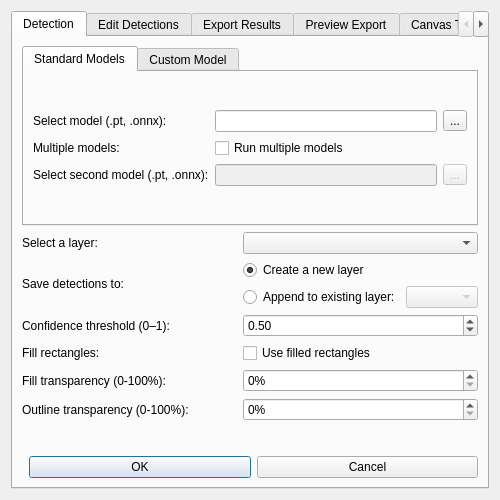
<?xml version="1.0" encoding="UTF-8"?>
<ui version="4.0">
 <class>YOLOModDialogBase</class>
 <widget class="QDialog" name="YOLOModDialogBase">
  <property name="geometry">
   <rect>
    <x>0</x>
    <y>0</y>
    <width>500</width>
    <height>500</height>
   </rect>
  </property>
  <property name="windowTitle">
   <string>YOLO-MOD</string>
  </property>
  <layout class="QVBoxLayout" name="mainVerticalLayout">
   <item>
    <widget class="QTabWidget" name="tabWidget">
     <property name="currentIndex">
      <number>0</number>
     </property>
     <widget class="QWidget" name="tab_detection">
      <attribute name="title">
       <string>Detection</string>
      </attribute>
      <layout class="QVBoxLayout" name="verticalLayout_detection">
       <item>
        <widget class="QTabWidget" name="tabWidget_models">
         <widget class="QWidget" name="tab_standard_models">
          <attribute name="title">
           <string>Standard Models</string>
          </attribute>
          <layout class="QVBoxLayout" name="verticalLayout_standard">
           <item>
            <layout class="QGridLayout" name="gridLayout_standard">
             <item row="0" column="0">
              <widget class="QLabel" name="label_model1">
               <property name="text">
                <string>Select model (.pt, .onnx):</string>
               </property>
              </widget>
             </item>
             <item row="0" column="1">
              <layout class="QHBoxLayout" name="horizontalLayout_model1">
               <item><widget class="QLineEdit" name="lineEdit_model1"/></item>
               <item><widget class="QToolButton" name="toolButton_model1"><property name="text"><string>...</string></property></widget></item>
              </layout>
             </item>
             <item row="1" column="0">
              <widget class="QLabel" name="label_multiple_models">
               <property name="text"><string>Multiple models:</string></property>
              </widget>
             </item>
             <item row="1" column="1">
              <widget class="QCheckBox" name="checkBox_run_multiple">
               <property name="text"><string>Run multiple models</string></property>
              </widget>
             </item>
             <item row="2" column="0">
              <widget class="QLabel" name="label_model2">
               <property name="text"><string>Select second model (.pt, .onnx):</string></property>
              </widget>
             </item>
             <item row="2" column="1">
              <layout class="QHBoxLayout" name="horizontalLayout_model2">
               <item><widget class="QLineEdit" name="lineEdit_model2"><property name="enabled"><bool>false</bool></property></widget></item>
               <item><widget class="QToolButton" name="toolButton_model2"><property name="enabled"><bool>false</bool></property><property name="text"><string>...</string></property></widget></item>
              </layout>
             </item>
             <item row="3" column="0" colspan="2">
              <layout class="QVBoxLayout" name="verticalLayout_colors_standard">
              </layout>
             </item>
            </layout>
           </item>
          </layout>
         </widget>
         <widget class="QWidget" name="tab_custom_model">
          <attribute name="title">
           <string>Custom Model</string>
          </attribute>
          <layout class="QVBoxLayout" name="verticalLayout_custom">
           <item>
            <layout class="QGridLayout" name="gridLayout_custom">
             <item row="0" column="0">
              <widget class="QLabel" name="label_custom_model">
               <property name="text">
                <string>Upload model (.pt):</string>
               </property>
              </widget>
             </item>
             <item row="0" column="1">
              <layout class="QHBoxLayout" name="horizontalLayout_custom_model">
               <item><widget class="QLineEdit" name="lineEdit_custom_model"/></item>
               <item><widget class="QToolButton" name="toolButton_custom_model"><property name="text"><string>...</string></property></widget></item>
              </layout>
             </item>
             <item row="1" column="0" colspan="2">
              <widget class="QLabel" name="label_custom_info">
               <property name="text">
                <string>Note: Custom model must be a YOLO (Ultralytics, at least YOLOv8) model.
Classes will be loaded dynamically from the .pt file.</string>
               </property>
               <property name="styleSheet">
                <string>color: #d35400; font-weight: bold;</string>
               </property>
              </widget>
             </item>
             <item row="2" column="0" colspan="2">
              <widget class="QScrollArea" name="scrollArea_custom_colors">
               <property name="widgetResizable"><bool>true</bool></property>
               <widget class="QWidget" name="scrollAreaWidgetContents_custom">
                <layout class="QVBoxLayout" name="verticalLayout_colors_custom">
                </layout>
               </widget>
              </widget>
             </item>
            </layout>
           </item>
          </layout>
         </widget>
        </widget>
       </item>
       <item>
        <layout class="QGridLayout" name="gridLayout_shared_bottom">
         <property name="verticalSpacing"><number>6</number></property>
         <item row="0" column="0">
          <widget class="QLabel" name="label_layer">
           <property name="text">
            <string>Select a layer:</string>
           </property>
          </widget>
         </item>
         <item row="0" column="1">
          <widget class="QComboBox" name="comboBox"/>
         </item>
         <item row="1" column="0">
          <widget class="QLabel" name="label_target_option">
           <property name="text">
            <string>Save detections to:</string>
           </property>
          </widget>
         </item>
         <item row="1" column="1">
          <layout class="QVBoxLayout" name="verticalLayout_target">
           <item>
            <widget class="QRadioButton" name="radio_new_layer">
             <property name="text"><string>Create a new layer</string></property>
             <property name="checked"><bool>true</bool></property>
            </widget>
           </item>
           <item>
            <layout class="QHBoxLayout" name="horizontalLayout_append">
             <item>
              <widget class="QRadioButton" name="radio_append_layer">
               <property name="text"><string>Append to existing layer:</string></property>
              </widget>
             </item>
             <item>
              <widget class="QComboBox" name="comboBox_target_layer">
               <property name="enabled"><bool>false</bool></property>
              </widget>
             </item>
            </layout>
           </item>
          </layout>
         </item>
         <item row="2" column="0">
          <widget class="QLabel" name="label_confidence">
           <property name="text">
            <string>Confidence threshold (0–1):</string>
           </property>
          </widget>
         </item>
         <item row="2" column="1">
          <widget class="QDoubleSpinBox" name="spinBox_confidence">
           <property name="maximum"><double>1.0</double></property>
           <property name="singleStep"><double>0.05</double></property>
           <property name="value"><double>0.5</double></property>
          </widget>
         </item>
         <item row="3" column="0">
          <widget class="QLabel" name="label_fill">
           <property name="text"><string>Fill rectangles:</string></property>
          </widget>
         </item>
         <item row="3" column="1">
          <widget class="QCheckBox" name="checkBox_fill">
           <property name="text"><string>Use filled rectangles</string></property>
          </widget>
         </item>
         <item row="4" column="0">
          <widget class="QLabel" name="label__fill_transparency">
           <property name="text"><string>Fill transparency (0-100%):</string></property>
          </widget>
         </item>
         <item row="4" column="1">
          <widget class="QSpinBox" name="spinBox_fill_transparency">
           <property name="suffix"><string>%</string></property>
           <property name="maximum"><number>100</number></property>
          </widget>
         </item>
         <item row="5" column="0">
          <widget class="QLabel" name="label_outline_transparency">
           <property name="text"><string>Outline transparency (0-100%):</string></property>
          </widget>
         </item>
         <item row="5" column="1">
          <widget class="QSpinBox" name="spinBox_outline_transparency">
           <property name="suffix"><string>%</string></property>
           <property name="maximum"><number>100</number></property>
          </widget>
         </item>
        </layout>
       </item>
       <item>
        <spacer name="verticalSpacer_detect">
         <property name="orientation">
          <enum>Qt::Vertical</enum>
         </property>
         <property name="sizeHint" stdset="0">
          <size>
           <width>20</width>
           <height>40</height>
          </size>
         </property>
        </spacer>
       </item>
       <item>
        <layout class="QHBoxLayout" name="horizontalLayout_detect_buttons">
         <item>
          <spacer name="horizontalSpacer_detect">
           <property name="orientation">
            <enum>Qt::Horizontal</enum>
           </property>
          </spacer>
         </item>
         <item>
          <widget class="QPushButton" name="btn_detect_ok">
           <property name="text">
            <string>OK</string>
           </property>
          </widget>
         </item>
         <item>
          <widget class="QPushButton" name="btn_detect_cancel">
           <property name="text">
            <string>Cancel</string>
           </property>
          </widget>
         </item>
        </layout>
       </item>
      </layout>
     </widget>
     <widget class="QWidget" name="tab_edit">
      <attribute name="title">
        <string>Edit Detections</string>
      </attribute>
      <layout class="QVBoxLayout" name="verticalLayout_edit">
        <item>
          <widget class="QGroupBox" name="groupBox_merge">
            <property name="title">
              <string>Merge Layers</string>
            </property>
            <layout class="QVBoxLayout" name="verticalLayout_merge_group">
              <item>
                <layout class="QGridLayout" name="gridLayout_merge">
                  <item row="0" column="0">
                    <widget class="QLabel" name="label_merge_from">
                      <property name="text">
                        <string>Source Layer:</string>
                      </property>
                    </widget>
                  </item>
                  <item row="0" column="1">
                    <widget class="QComboBox" name="comboBox_merge_from"/>
                  </item>
                  <item row="1" column="0">
                    <widget class="QLabel" name="label_merge_to">
                      <property name="text">
                        <string>Destination Layer:</string>
                      </property>
                    </widget>
                  </item>
                  <item row="1" column="1">
                    <widget class="QComboBox" name="comboBox_merge_to"/>
                  </item>
                </layout>
              </item>
              <item>
                <layout class="QHBoxLayout" name="horizontalLayout_merge_btn">
                  <item>
                    <spacer name="horizontalSpacer_merge">
                      <property name="orientation">
                        <enum>Qt::Horizontal</enum>
                      </property>
                    </spacer>
                  </item>
                  <item>
                    <widget class="QPushButton" name="btn_merge_run">
                      <property name="text">
                        <string>Merge All Features</string>
                      </property>
                    </widget>
                  </item>
                </layout>
              </item>
            </layout>
          </widget>
        </item>
        <item>
          <widget class="QGroupBox" name="groupBox_selection_edit">
            <property name="title">
              <string>Selection Editing</string>
            </property>
            <layout class="QVBoxLayout" name="verticalLayout_selection_group">
              <item>
                <widget class="QLabel" name="label_selection_info">
                  <property name="text">
                    <string>No features selected on the map canvas.</string>
                  </property>
                  <property name="wordWrap">
                    <bool>true</bool>
                  </property>
                </widget>
              </item>
              <item>
                <layout class="QHBoxLayout" name="horizontalLayout_selection_btns">
                  <item>
                    <spacer name="horizontalSpacer_delete">
                      <property name="orientation">
                        <enum>Qt::Horizontal</enum>
                      </property>
                    </spacer>
                  </item>
                  <item>
                    <widget class="QPushButton" name="btn_delete_selected">
                      <property name="text">
                        <string>Delete Selected Features</string>
                      </property>
                      <property name="toolTip">
                        <string>Delete features currently selected in QGIS from their respective layer.</string>
                      </property>
                    </widget>
                  </item>
                </layout>
              </item>
            </layout>
          </widget>
        </item>
        <item>
          <spacer name="verticalSpacer_edit">
            <property name="orientation">
              <enum>Qt::Vertical</enum>
            </property>
            <property name="sizeHint" stdset="0">
              <size>
                <width>20</width>
                <height>40</height>
              </size>
            </property>
          </spacer>
        </item>
        <item>
          <layout class="QHBoxLayout" name="horizontalLayout_edit_cancel">
            <item>
              <spacer name="horizontalSpacer_edit_cancel">
                <property name="orientation">
                  <enum>Qt::Horizontal</enum>
                </property>
              </spacer>
            </item>
            <item>
              <widget class="QPushButton" name="btn_edit_close">
                <property name="text">
                  <string>Close</string>
                </property>
              </widget>
            </item>
          </layout>
        </item>
      </layout>
    </widget>
     <widget class="QWidget" name="tab_export">
      <attribute name="title">
       <string>Export Results</string>
      </attribute>
      <layout class="QVBoxLayout" name="verticalLayout_export">
       <item>
        <layout class="QGridLayout" name="gridLayout_export">
         <item row="0" column="0">
          <widget class="QLabel" name="label_export_dir">
           <property name="text">
            <string>Save to directory:</string>
           </property>
          </widget>
         </item>
         <item row="0" column="1">
          <layout class="QHBoxLayout" name="horizontalLayout_export_dir">
           <item>
            <widget class="QLineEdit" name="lineEdit_export_dir"/>
           </item>
           <item>
            <widget class="QToolButton" name="toolButton_export_dir">
             <property name="text">
              <string>...</string>
             </property>
            </widget>
           </item>
          </layout>
         </item>
        <item row="1" column="0">
          <widget class="QLabel" name="label_options">
           <property name="text">
            <string>Options:</string>
           </property>
          </widget>
         </item>
         <item row="2" column="0">
          <widget class="QLabel" name="label_export_layer">
           <property name="text">
            <string>Export detections from:</string>
           </property>
          </widget>
         </item>
         <item row="2" column="1">
          <widget class="QComboBox" name="comboBox_export_layer"/>
         </item>
         <item row="1" column="1">
          <layout class="QVBoxLayout" name="verticalLayout_export_options">
           <item>
            <widget class="QCheckBox" name="checkBox_save_canvas">
             <property name="text">
              <string>Save current canvas as image</string>
             </property>
            </widget>
           </item>
           <item>
            <widget class="QCheckBox" name="checkBox_save_yolo">
             <property name="text">
              <string>Save detections as YOLO format</string>
             </property>
            </widget>
           </item>
          </layout>
         </item>
        </layout>
       </item>
       <item>
        <spacer name="verticalSpacer_export">
         <property name="orientation">
          <enum>Qt::Vertical</enum>
         </property>
         <property name="sizeHint" stdset="0">
          <size>
           <width>20</width>
           <height>40</height>
          </size>
         </property>
        </spacer>
       </item>
       <item>
        <layout class="QHBoxLayout" name="horizontalLayout_export_buttons">
         <item>
          <spacer name="horizontalSpacer_export">
           <property name="orientation">
            <enum>Qt::Horizontal</enum>
           </property>
          </spacer>
         </item>
         <item>
          <widget class="QPushButton" name="btn_export_save">
           <property name="text">
            <string>Save</string>
           </property>
          </widget>
         </item>
         <item>
          <widget class="QPushButton" name="btn_export_cancel">
           <property name="text">
            <string>Cancel</string>
           </property>
          </widget>
         </item>
        </layout>
       </item>
      </layout>
     </widget>
     <widget class="QWidget" name="tab_preview">
      <attribute name="title"><string>Preview Export</string></attribute>
      <layout class="QVBoxLayout" name="verticalLayout_preview">
        <item>
        <layout class="QGridLayout" name="gridLayout_preview">
          <property name="verticalSpacing"><number>6</number></property>
          <item row="0" column="0"><widget class="QLabel"><property name="text"><string>Select Image:</string></property></widget></item>
          <item row="0" column="1">
          <layout class="QHBoxLayout">
            <item><widget class="QLineEdit" name="lineEdit_preview_img"/></item>
            <item><widget class="QToolButton" name="toolButton_preview_img"><property name="text"><string>...</string></property></widget></item>
          </layout>
          </item>
          <item row="1" column="0"><widget class="QLabel"><property name="text"><string>Select YOLO labels:</string></property></widget></item>
          <item row="1" column="1">
          <layout class="QHBoxLayout">
            <item><widget class="QLineEdit" name="lineEdit_preview_txt"/></item>
            <item><widget class="QToolButton" name="toolButton_preview_txt"><property name="text"><string>...</string></property></widget></item>
          </layout>
          </item>
        </layout>
        </item>
        <item>
        <spacer name="vSpacer_preview">
          <property name="orientation"><enum>Qt::Vertical</enum></property>
          <property name="sizeHint" stdset="0">
          <size><width>20</width><height>40</height></size>
          </property>
        </spacer>
        </item>
        <item>
        <layout class="QHBoxLayout" name="horizontalLayout_preview_buttons">
          <item><spacer name="hSpacer_preview"><property name="orientation"><enum>Qt::Horizontal</enum></property></spacer></item>
          <item><widget class="QPushButton" name="btn_preview_run"><property name="text"><string>Preview</string></property></widget></item>
          <item><widget class="QPushButton" name="btn_preview_cancel"><property name="text"><string>Cancel</string></property></widget></item>
        </layout>
        </item>
      </layout>
     </widget>
     <widget class="QWidget" name="tab_tiling">
      <attribute name="title">
        <string>Canvas Tiling</string>
      </attribute>
      <layout class="QVBoxLayout" name="verticalLayout_tiling">
        <item>
        <layout class="QGridLayout" name="gridLayout_tiling">
          <property name="verticalSpacing">
          <number>6</number>
          </property>
          <item row="0" column="0">
          <widget class="QLabel" name="label_canvas_res">
            <property name="text"><string>Canvas Resolution:</string></property>
          </widget>
          </item>
          <item row="0" column="1">
          <widget class="QLabel" name="label_canvas_res_value">
            <property name="text"><string>0 x 0 px</string></property>
          </widget>
          </item>
          <item row="1" column="0">
          <widget class="QLabel">
            <property name="text"><string>Tile Width (px):</string></property>
          </widget>
          </item>
          <item row="1" column="1">
          <widget class="QSpinBox" name="spinBox_tile_width">
            <property name="maximum"><number>5000</number></property>
            <property name="value"><number>128</number></property>
          </widget>
          </item>
          <item row="2" column="0">
          <widget class="QLabel">
            <property name="text"><string>Tile Height (px):</string></property>
          </widget>
          </item>
          <item row="2" column="1">
          <widget class="QSpinBox" name="spinBox_tile_height">
            <property name="maximum"><number>5000</number></property>
            <property name="value"><number>128</number></property>
          </widget>
          </item>
          <item row="3" column="0">
          <widget class="QLabel">
            <property name="text"><string>Tile Overlap (%):</string></property>
          </widget>
          </item>
          <item row="3" column="1">
          <widget class="QSpinBox" name="spinBox_tile_overlap">
            <property name="maximum"><number>99</number></property>
            <property name="value"><number>0</number></property>
          </widget>
          </item>
          <item row="4" column="0">
          <widget class="QLabel">
            <property name="text"><string>Save to:</string></property>
          </widget>
          </item>
          <item row="4" column="1">
          <layout class="QHBoxLayout">
            <item><widget class="QLineEdit" name="lineEdit_tiling_dir"/></item>
            <item>
            <widget class="QToolButton" name="toolButton_tiling_dir">
              <property name="text"><string>...</string></property>
            </widget>
            </item>
          </layout>
          </item>
        </layout>
        </item>
        <item>
        <spacer name="verticalSpacer_tiling">
          <property name="orientation"><enum>Qt::Vertical</enum></property>
          <property name="sizeHint" stdset="0">
          <size><width>20</width><height>40</height></size>
          </property>
        </spacer>
        </item>
        <item>
        <layout class="QHBoxLayout" name="horizontalLayout_tiling_buttons">
          <item>
          <spacer name="hSpacer_tiling">
            <property name="orientation"><enum>Qt::Horizontal</enum></property>
          </spacer>
          </item>
          <item>
          <widget class="QPushButton" name="btn_tiling_run">
            <property name="text"><string>Preview and Start Tiling</string></property>
          </widget>
          </item>
          <item>
          <widget class="QPushButton" name="btn_tiling_cancel">
            <property name="text"><string>Cancel</string></property>
          </widget>
          </item>
        </layout>
        </item>
      </layout>
     </widget>
    </widget>
   </item>
  </layout>
 </widget>
</ui>
